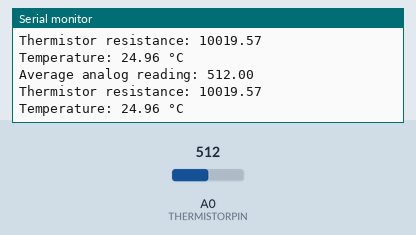
Recording of a sketch running on a simulated Arduino Uno, built with avr-gcc and run on an emulated ATmega328P. Parts: the last lines printed to the serial monitor. Inputs (shaded band) come from the test bench; at power-on: A0 (THERMISTORPIN) = 512.

Above: at 4.2 s.
4.3 s: A0 (THERMISTORPIN) set to 781
At 4.53 s:
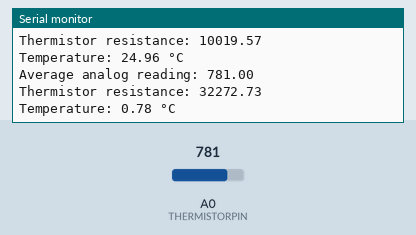
7.3 s: A0 (THERMISTORPIN) set to 798
At 7.52 s:
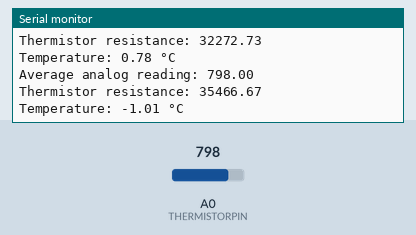
13.3 s: A0 (THERMISTORPIN) set to 920
At 13.55 s:
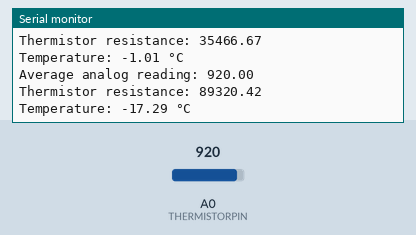
16.3 s: A0 (THERMISTORPIN) set to 948
At 16.58 s:
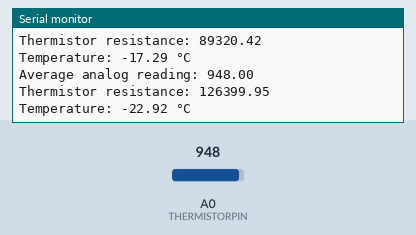
Timing chart, 0 to 18.8 s (numbered marks = the images above; inputs shaded):
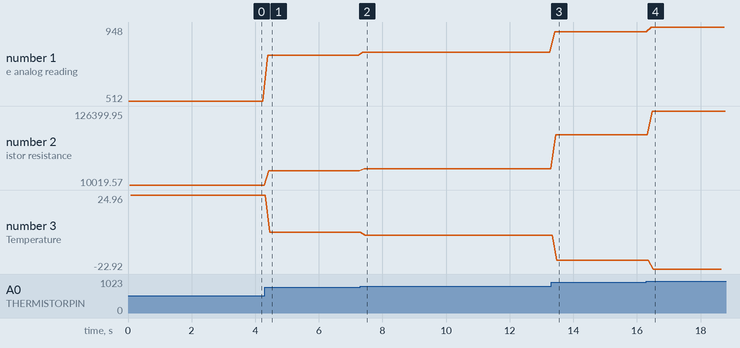

Measured:
- after the input at 4.3 s, the serial monitor: prints a new line after 0.09 s (image 1)
- after the input at 7.3 s, the serial monitor: prints a new line after 0.09 s (image 2)
- after the input at 13.3 s, the serial monitor: prints a new line after 0.11 s (image 3)
- after the input at 16.3 s, the serial monitor: prints a new line after 0.15 s (image 4)
- plotted number 1: 512 → 781 after the input at 4.3 s, 781 → 798 after the input at 7.3 s, 798 → 920 after the input at 13.3 s, 920 → 948 after the input at 16.3 s
- plotted number 2: 10019.57 → 32272.73 after the input at 4.3 s, 32272.73 → 35466.67 after the input at 7.3 s, 35466.67 → 89320.42 after the input at 13.3 s, 89320.42 → 126399 after the input at 16.3 s
- plotted number 3: 24.96 → 0.78 after the input at 4.3 s, 0.78 → -1.01 after the input at 7.3 s, -1.01 → -17.29 after the input at 13.3 s, -17.29 → -22.92 after the input at 16.3 s

The sketch:

temp_read_accurate.ino
```cpp
// Define the pin connected to the thermistor
#define THERMISTORPIN A0

// Thermistor parameters
#define THERMISTORNOMINAL 10000      // Nominal resistance at 25 degrees Celsius
#define TEMPERATURENOMINAL 25        // Nominal temperature in degrees Celsius
#define BCOEFFICIENT 3950            // Beta coefficient of the thermistor
#define SERIESRESISTOR 10000         // Known resistance value connected in series with the thermistor

// Number of samples to take
#define NUMSAMPLES 5

int samples[NUMSAMPLES];  // Array to store the analog readings

void setup(void) {
  Serial.begin(9600);  // Initialize serial communication
}

void loop(void) {
  uint8_t i;
  float average;

  // Take N samples with a small delay
  for (i = 0; i < NUMSAMPLES; i++) {
    samples[i] = analogRead(THERMISTORPIN);  // Read analog value from the thermistor pin
    delay(5);  // Small delay between readings
  }

  // Calculate the average of the samples
  average = 0;
  for (i = 0; i < NUMSAMPLES; i++) {
    average += samples[i];
  }
  average /= NUMSAMPLES;

  Serial.print("Average analog reading: ");
  Serial.println(average);

  // Convert the average value to resistance
  average = 1023 / average - 1;  // Calculate resistance using voltage divider formula
  average = SERIESRESISTOR / average;

  Serial.print("Thermistor resistance: ");
  Serial.println(average);

  float steinhart;
  steinhart = average / THERMISTORNOMINAL;                 // Calculate (R/Ro)
  steinhart = log(steinhart);                              // Natural logarithm of (R/Ro)
  steinhart /= BCOEFFICIENT;                               // Divide by the beta coefficient (1/B * ln(R/Ro))
  steinhart += 1.0 / (TEMPERATURENOMINAL + 273.15);        // Add (1/To) where To is the nominal temperature in Kelvin
  steinhart = 1.0 / steinhart;                             // Invert the value
  steinhart -= 273.15;                                     // Convert absolute temperature to Celsius

  Serial.print("Temperature: ");
  Serial.print(steinhart);
  Serial.println(" °C");

  delay(100);  // Delay before taking the next set of readings
}
```
